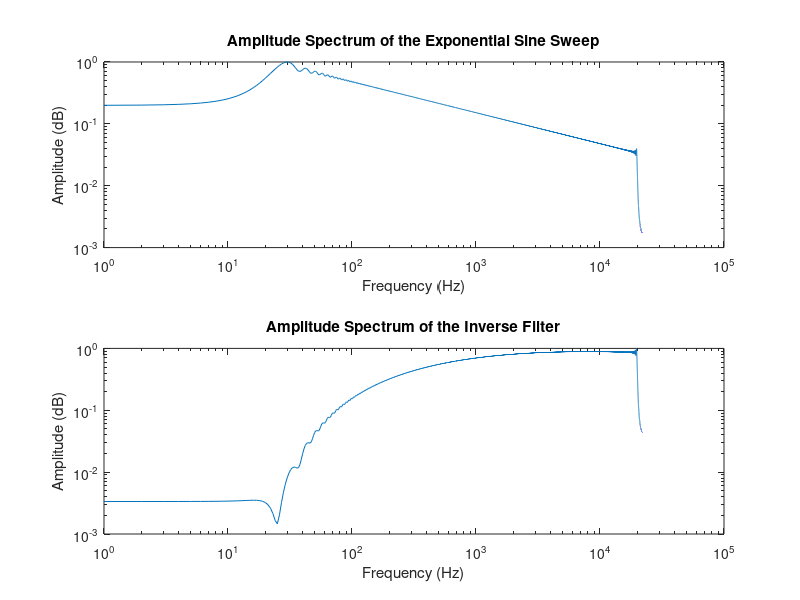
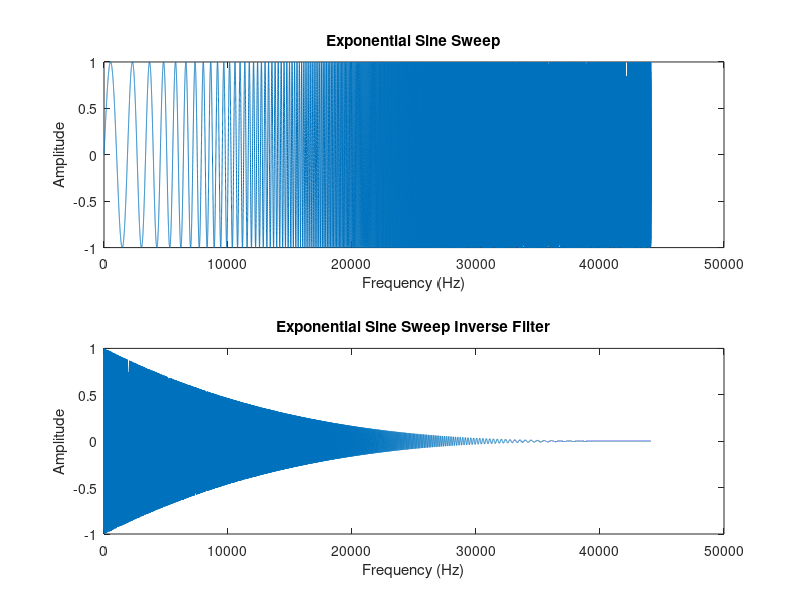

The MATLAB script that drew these images, in order:
clear all;
close all;
T = 1;%(2^N)/fs;
f1=20; %starting frequency
f2=20000; %ending frequency
fs=44100;
% Create the swept sine tone
w1 = 2*pi*f1;
w2 = 2*pi*f2;
K = T*w1/log(w2/w1); %parameter for creating the sweep
L = T/log(w2/w1); %%parameter for creating the sweep
t = linspace(0,T-1/fs,fs*T); %time vector
s = sin(K*(exp(t/L) - 1)); %sweep vector
LT=length(s);
%Create Inverse Filter: Ideally is the reverse of the sweep with a slope of
%20dB per decade (6dB per octave) to compensate for the difference in
%energy at low and high frequencies
%
%Our inverse filter is missing amplitude scaling and does not have a
%perfect 20dB per decade slope
x=linspace(f1,f2,length(s)); %This inverse filter is not perfect
slope=fliplr(x).^3; % but is sufficient to prove the method works
sinv=slope.*fliplr(s); %Create the inverse filter
sinv=sinv./max(sinv); %normalize the inverse filter
SINV=fft(sinv);
%====================================================================
% Different approach to inverse filter (based on eq (7) report)
%====================================================================
% f_range=linspace(f1,f2,length(s)); %This inverse filter is not perfect
% A = f1;
% m = f1./f_range; % modulating function (8)
% s_rev=fliplr(s); %time reveresal of s
% sinv2 = m'*s_rev;
2
% sinv2=sinv2./max(sinv); %normalize the inverse filter
% SINV2=fft(sinv2);
figure(1)
NFFT=LT;
S = fft(s);
f = fs/2*linspace(0,1,NFFT/2); %create plotting vector
subplot(2,1,1), loglog(f,abs(S(1:NFFT/2)/max(abs(S)))) % Plot single-sided amplitude spectrum of the sweep
title('Amplitude Spectrum of the Exponential Sine Sweep')
ylabel('Amplitude (dB)')
xlabel('Frequency (Hz)')
subplot(2,1,2), loglog(f,abs(SINV(1:NFFT/2))/max(abs(SINV))) % Plot singlesided amplitude spectrum of inverse filter
title('Amplitude Spectrum of the Inverse Filter')
ylabel('Amplitude (dB)')
xlabel('Frequency (Hz)')



figure(2)
subplot(2,1,1), plot(s)
title('Exponential Sine Sweep')
ylabel('Amplitude')
xlabel('Frequency (Hz)')
subplot(2,1,2), plot(sinv)
title('Exponential Sine Sweep Inverse Filter')
ylabel('Amplitude')
xlabel('Frequency (Hz)')
SINV=fft(sinv);
%convolve sweep and inverse
